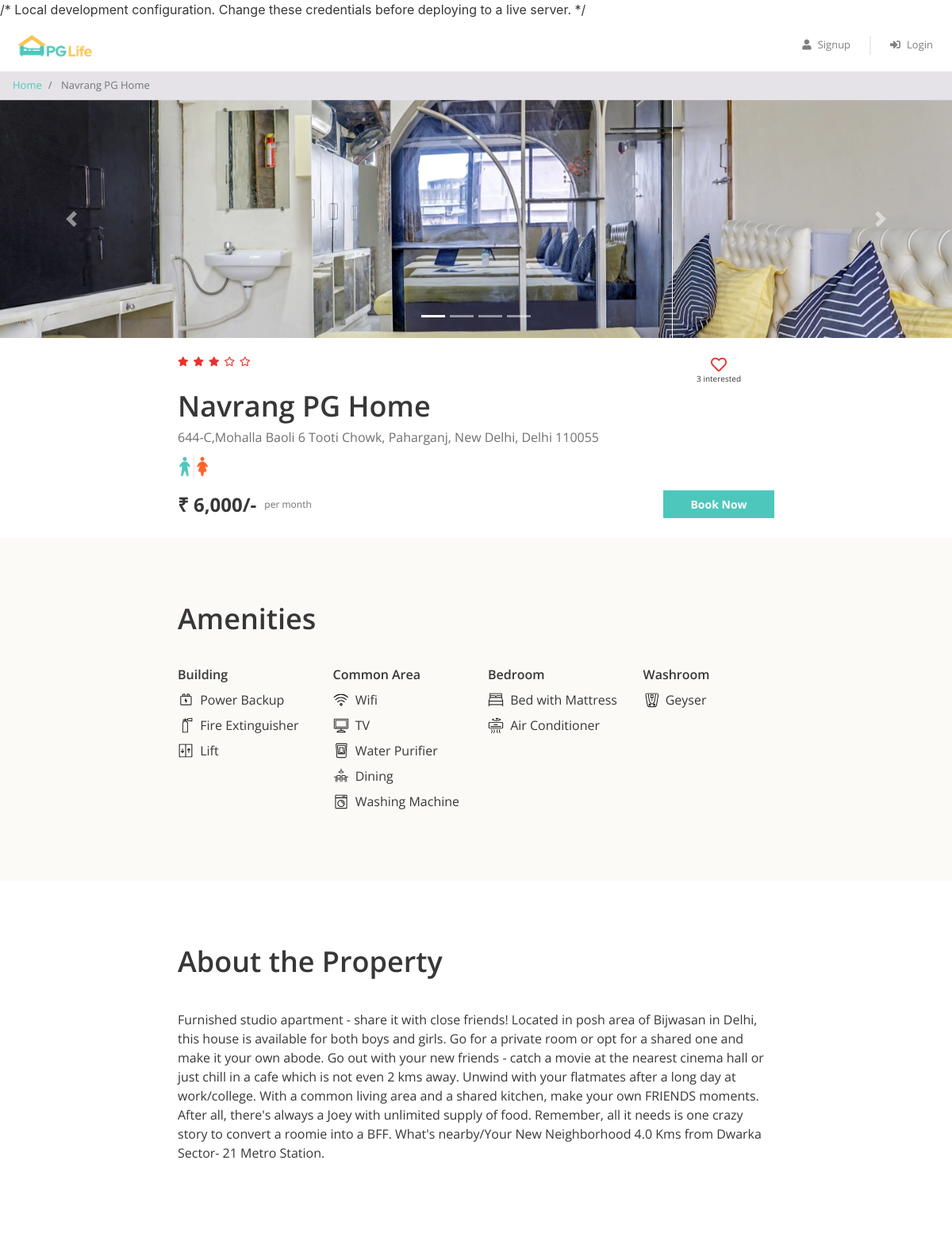
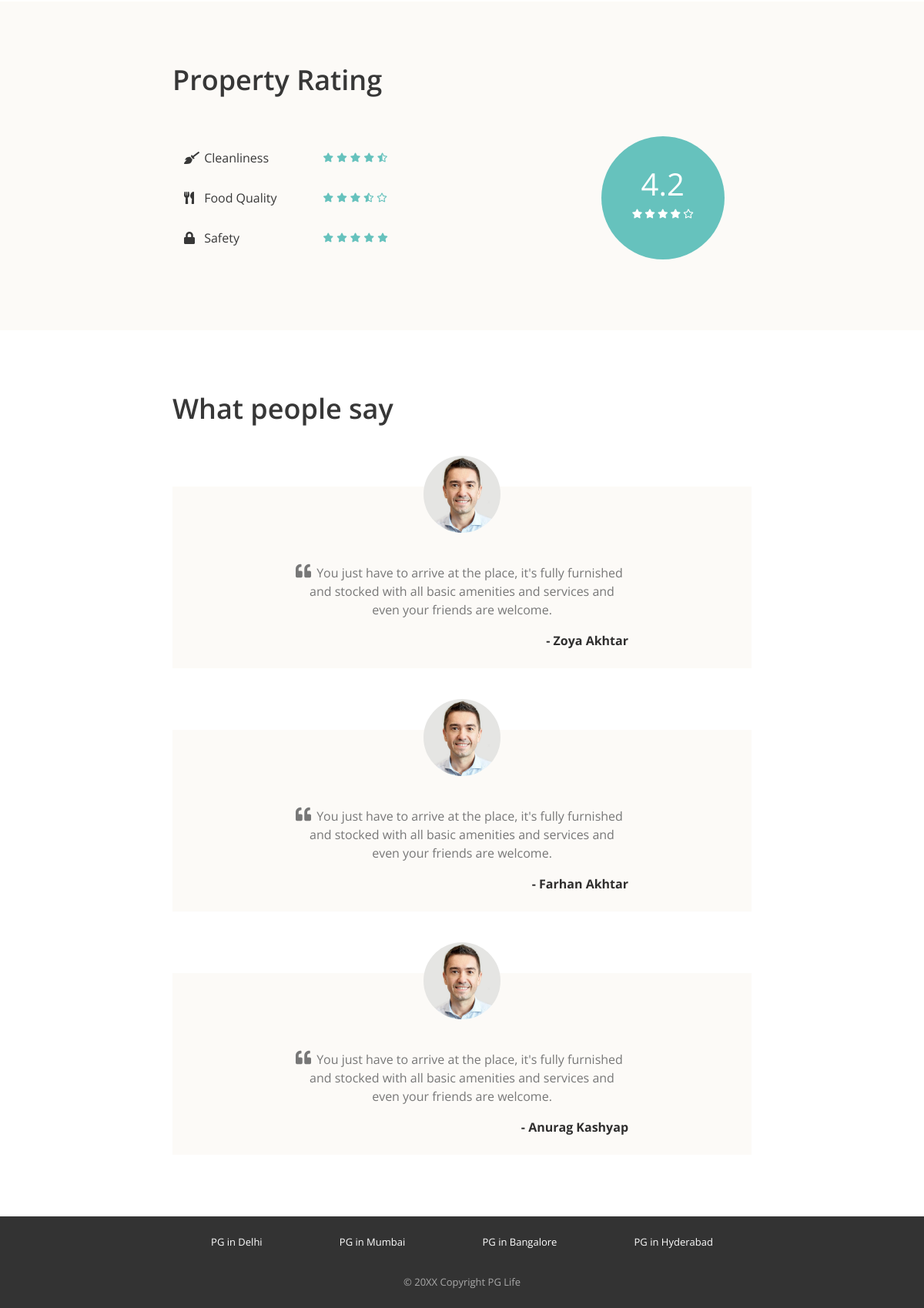
Screenshot of /property_detail.php?property_id=2 with the database file from the repository (2 pictures, top to bottom).
### tables this page shows
CREATE TABLE `properties` (
  `id` int(11) NOT NULL,
  `city_id` int(11) NOT NULL,
  `name` varchar(100) NOT NULL,
  `address` varchar(255) NOT NULL,
  `description` longtext NOT NULL,
  `gender` enum('male','female','unisex') NOT NULL,
  `rent` int(11) NOT NULL,
  `rating_clean` float(2,1) NOT NULL,
  `rating_food` float(2,1) NOT NULL,
  `rating_safety` float(2,1) NOT NULL
);

CREATE TABLE `amenities` (
  `id` int(11) NOT NULL,
  `name` varchar(100) NOT NULL,
  `type` varchar(100) NOT NULL,
  `icon` varchar(30) NOT NULL
);

CREATE TABLE `testimonials` (
  `id` int(11) NOT NULL,
  `property_id` int(11) NOT NULL,
  `user_name` varchar(100) NOT NULL,
  `content` longtext NOT NULL
);

### property_detail.php (the view, shortened to what this page needs)
<?php
require "includes/database_connect.php";
$user_id = isset($_SESSION['user_id']) ? $_SESSION['user_id'] : NULL;
$property_id = $_GET['property_id'];
$sql = "SELECT * FROM properties WHERE id='$property_id'";
$result = mysqli_query($conn, $sql);
$property = mysqli_fetch_assoc($result);
$property_images = glob("img/properties/" . $property['id'] . "/*");
$sql = "SELECT a.*
        FROM amenities a
        INNER JOIN properties_amenities pa
        ON a.id = pa.amenity_id
        WHERE pa.property_id = $property_id";
$result = mysqli_query($conn, $sql);
$amenities = mysqli_fetch_all($result, MYSQLI_ASSOC);
$sql = "SELECT * FROM testimonials
        WHERE property_id = $property_id";
$result = mysqli_query($conn, $sql);
$testimonials = mysqli_fetch_all($result, MYSQLI_ASSOC);
?>
<!DOCTYPE html>
<html lang="en">
<head>
    <?php include "includes/head_links.php"; ?>
    <link href="css/property_detail.css" rel="stylesheet">
</head>
<body>
    <?php
include "includes/header.php";
?>
   <nav aria-label="breadcrumb">
    <ol class="breadcrumb py-2">
        <li class="breadcrumb-item">
            <a href="index.php">Home</a>
        </li>
        <li class="breadcrumb-item active" aria-current="page">
            <?php echo $property['name']; ?>
        </li>
    </ol>
</nav>
    <div id="property-images" class="carousel slide" data-ride="carousel">
       <ol class="carousel-indicators">
<?php foreach ($property_images as $index => $image) { ?>
<li data-target="#property-images"
    data-slide-to="<?php echo $index; ?>"
    class="<?php if($index == 0) echo 'active'; ?>">
</li>
<?php } ?>
</ol>
        <div class="carousel-inner">
<?php foreach ($property_images as $index => $image) { ?>
<div class="carousel-item <?php if($index == 0) echo 'active'; ?>">
    <img class="d-block w-100" src="<?php echo $image; ?>" alt="slide">
</div>
<?php } ?>
</div>
        <a class="carousel-control-prev" href="#property-images" role="button" data-slide="prev">
            <span class="carousel-control-prev-icon" aria-hidden="true"></span>
        </a>
        <a class="carousel-control-next" href="#property-images" role="button" data-slide="next">
            <span class="carousel-control-next-icon" aria-hidden="true"></span>
        </a>
    </div>
    <div class="property-summary page-container">
        <div class="row no-gutters justify-content-between">
            <?php
$rating = (
    $property['rating_clean'] +
    $property['rating_food'] +
    $property['rating_safety']
) / 3;
?>
<div class="star-container" title="<?php echo round($rating, 1); ?>">
<?php
$fullStars = floor($rating);
for($i=1; $i<=$fullStars; $i++){
    echo '<i class="fas fa-star"></i>';
}
while($fullStars < 5){
    echo '<i class="far fa-star"></i>';
    $fullStars++;
}
?>
</div>
            <div class="interested-container">
               <i id="interested-button-<?php echo $property_id; ?>"
   class="is-interested-image far fa-heart interested-button"
   data-property="<?php echo $property_id; ?>">
</i>
                <div class="interested-text">
                   <span id="interested-user-count-<?php echo $property_id; ?>" class="interested-user-count">
    <?php
    $sql = "SELECT COUNT(*) AS interested_users
            FROM interested_users_properties
            WHERE property_id=" . $property['id'];
    $result = mysqli_query($conn, $sql);
    $interested_users = mysqli_fetch_assoc($result);
    echo $interested_users['interested_users'];
    ?>
</span> interested
                </div>
            </div>
        </div>
        <div class="detail-container">
            <div class="property-name">
    <?php echo $property['name']; ?>
</div>
            <div class="property-address">
    <?php echo $property['address']; ?>
</div>
            <div class="property-gender">
                <img src="img/<?php echo $property['gender']; ?>.png" />
            </div>
        </div>
        <div class="row no-gutters">
            <div class="rent-container col-6">
              <div class="rent">
    ₹ <?php echo number_format($property['rent']); ?>/-
</div>
                <div class="rent-unit">per month</div>
            </div>
            <div class="button-container col-6">
             <?php if($user_id == NULL) { ?>
<a href="#" class="btn btn-primary"
   data-toggle="modal"
   data-target="#login-modal">
    Book Now
</a>
<?php } ?>
            </div>
        </div>
    </div>
    <div class="property-amenities">
    <div class="page-container">
        <h1>Amenities</h1>
        <div class="row">
<?php
$types = array("Building", "Common Area", "Bedroom", "Washroom");
foreach($types as $type)
{
?>
<div class="col-md-3">
    <h5><?php echo $type; ?></h5>
<?php
foreach($amenities as $amenity)
{
    if($amenity['type'] == $type)
    {
?>
<div class="amenity-container">
    <img src="img/amenities/<?php echo $amenity['icon']; ?>.svg">
    <span><?php echo $amenity['name']; ?></span>
</div>
<?php
    }
}
?>
</div>
<?php
}
?>
        </div>
    </div>
</div>
    <div class="property-about page-container">
        <h1>About the Property</h1>
       <p>
    <?php echo $property['description']; ?>
</p>
    </div>
    <div class="property-rating">
        <div class="page-container">
            <h1>Property Rating</h1>
            <div class="row align-items-center justify-content-between">
                <div class="col-md-6">
                    <div class="rating-criteria row">
                        <div class="col-6">
                            <i class="rating-criteria-icon fas fa-broom"></i>
                            <span class="rating-criteria-text">Cleanliness</span>
                        </div>
                        <div class="rating-criteria-star-container col-6" title="4.3">
                            <i class="fas fa-star"></i>
                            <i class="fas fa-star"></i>
                            <i class="fas fa-star"></i>
                            <i class="fas fa-star"></i>
                            <i class="fas fa-star-half-alt"></i>
                        </div>
                    </div>
                    <div class="rating-criteria row">
                        <div class="col-6">
                            <i class="rating-criteria-icon fas fa-utensils"></i>
                            <span class="rating-criteria-text">Food Quality</span>
                        </div>
                        <div class="rating-criteria-star-container col-6" title="3.4">
                            <i class="fas fa-star"></i>
                            <i class="fas fa-star"></i>
                            <i class="fas fa-star"></i>
                            <i class="fas fa-star-half-alt"></i>
                            <i class="far fa-star"></i>
                        </div>
                    </div>
                    <div class="rating-criteria row">
                        <div class="col-6">
                            <i class="rating-criteria-icon fa fa-lock"></i>
                            <span class="rating-criteria-text">Safety</span>
                        </div>
                        <div class="rating-criteria-star-container col-6" title="4.8">
                            <i class="fas fa-star"></i>
                            <i class="fas fa-star"></i>
                            <i class="fas fa-star"></i>
                            <i class="fas fa-star"></i>
                            <i class="fas fa-star"></i>
                        </div>
                    </div>
                </div>
                <div class="col-md-4">
                    <div class="rating-circle">
                        <div class="total-rating">4.2</div>
                        <div class="rating-circle-star-container">
                            <i class="fas fa-star"></i>
                            <i class="fas fa-star"></i>
                            <i class="fas fa-star"></i>
                            <i class="fas fa-star"></i>
                            <i class="far fa-star"></i>
                        </div>
                    </div>
                </div>
            </div>
        </div>
    </div>
<div class="property-testimonials page-container">
    <h1>What people say</h1>
    <?php foreach($testimonials as $testimonial){ ?>
    <div class="testimonial-block">
        <div class="testimonial-image-container">
            <img class="testimonial-img" src="img/man.png">
        </div>
        <div class="testimonial-text">
            <i class="fa fa-quote-left"></i>
            <p><?php echo $testimonial['content']; ?></p>
        </div>
        <div class="testimonial-name">
            - <?php echo $testimonial['user_name']; ?>
        </div>
    </div>
    <?php } ?>
</div>
    <div class="footer">
        <div class="page-container footer-container">
            <div class="footer-cities">
                <div class="footer-city">
                    <a href="property_list.php">PG in Delhi</a>
                </div>
                <div class="footer-city">
                    <a href="property_list.php">PG in Mumbai</a>
                </div>
                <div class="footer-city">
                    <a href="property_list.php">PG in Bangalore</a>
                </div>
                <div class="footer-city">
                    <a href="property_list.php">PG in Hyderabad</a>
                </div>
            </div>
            <div class="footer-copyright">© 20XX Copyright PG Life </div>
        </div>
    </div>
</body>
</html>

### css/common.css (style rules this page uses)
* { box-sizing: border-box; font-family: 'Open Sans', sans-serif; }
body { color: #373737; font-size: 16px; position: relative; }
h1, h2, h3, h4, h5, h6 { font-weight: 600; }
h1 { font-size: 36px; margin-bottom: 40px; }
h5 { font-size: 16px; margin-bottom: 10px; }
.btn-primary, .btn-warning, .btn-danger { color: white; font-weight: bold; }
.breadcrumb { background-color: #e5e3e8; font-size: 13px; border-radius: 0px; margin-bottom: 0px; }
.page-container { max-width: 800px; padding: 80px 24px; margin: auto; }
.footer { background-color: #333333; font-size: 13px; }
.footer-container { padding: 24px; }
.footer-cities { display: flex; flex-wrap: wrap; justify-content: space-around; }
.footer-city { margin-bottom: 8px; text-align: center; }
.footer-city a { color: #ffffff; }
.footer-copyright { color: #a9a9a9; text-align: center; padding-top: 24px; }

### css/property_detail.css (style rules this page uses)
.carousel img { height: 300px; object-fit: cover; }
.property-summary { padding: 24px; }
.property-amenities, .property-rating { background-color: #fcfaf7; }
.star-container i { color: #EA322E; font-size: 12px; margin-right: 6px; }
.interested-container { text-align: center; padding-right: 42px; }
.interested-container i { color: #EA322E; font-size: 20px; cursor: pointer; }
.interested-text { font-size: 10px; }
.detail-container { padding-bottom: 10px; }
.property-name { font-size: 36px; font-weight: 600; }
.property-address { color: #6f6f6f; font-size: 16px; padding-bottom: 5px; }
.property-gender img { width: 40px; }
.rent-container { display: flex; align-items: center; }
.rent { font-size: 24px; font-weight: bold; padding-right: 10px; }
.rent-unit { color: #6f6f6f; font-size: 12px; }
.button-container .btn { font-size: 14px; border-radius: 0px; width: 140px; float: right; }
.amenity-container { margin: 8px 0px; }
.amenity-container img { height: 20px; margin-top: -4px; margin-right: 4px; }
.rating-criteria { margin: 28px 0px; }
.rating-criteria-icon { width: 14px; }
.rating-criteria-text { margin-left: 8px; }
.rating-criteria-star-container { margin-top: -2px; }
.rating-criteria-star-container i { color: #66C2BD; font-size: 12px; }
.rating-circle { background-color: #66C2BD; color: white; text-align: center; height: 160px; width: 160px; border-radius: 50%; padding-top: 32px; margin: auto; }
.total-rating { font-size: 40px; }
.rating-circle-star-container { font-size: 12px; }
.testimonial-block { background-color: #fcfaf7; padding: 0px 160px 24px; margin-top: 80px; }
.testimonial-image-container { text-align: center; }
.testimonial-img { width: 100px; border-radius: 50%; position: relative; top: -40px; }
.testimonial-text { color: #777777; text-align: center; position: relative; }
.testimonial-text i { font-size: 20px; position: absolute; left: 0px; top: 0px; }
.testimonial-text p { text-indent: 20px; }
.testimonial-name { color: #2F2E2E; text-align: right; font-weight: bold; margin-top: 12px; }

### rows the page displays
properties: name "Navrang PG Home", address "644-C,Mohalla Baoli 6 Tooti Chowk, Paharganj, New Delhi, Delhi 110055", gender (picture), rent "6,000", description "Furnished studio apartment - share it with close friends! Located in posh area of Bijwasan in Delhi, this house is available for both boys and girls. Go for a private room or opt for a shared one and make it your own abode. Go out with your new friends - catch a movie at the nearest cinema hall or just chill in a cafe which is not even 2 kms away. Unwind with your flatmates after a long day at work/college. With a common living area and a shared kitchen, make your own FRIENDS moments. After all, there's always a Joey with unlimited supply of food. Remember, all it needs is one crazy story to convert a roomie into a BFF. What's nearby/Your New Neighborhood 4.0 Kms from Dwarka Sector- 21…"
amenities: icon (picture), name "Power Backup"
amenities: icon (picture), name "Fire Extinguisher"
amenities: icon (picture), name "Lift"
amenities: icon (picture), name "Wifi"
amenities: shows a picture, name "TV"
amenities: icon (picture), name "Water Purifier"
amenities: icon (picture), name "Dining"
amenities: icon (picture), name "Washing Machine"
amenities: shows a picture, name "Bed with Mattress"
amenities: shows a picture, name "Air Conditioner"
amenities: icon (picture), name "Geyser"
testimonials: content "You just have to arrive at the place, it's fully furnished and stocked with all basic amenities and services and even your friends are welcome.", user_name "Zoya Akhtar"
testimonials: content "You just have to arrive at the place, it's fully furnished and stocked with all basic amenities and services and even your friends are welcome.", user_name "Farhan Akhtar"
testimonials: content "You just have to arrive at the place, it's fully furnished and stocked with all basic amenities and services and even your friends are welcome.", user_name "Anurag Kashyap"

### other values shown
$interested_users['interested_users'] "3"
$type "Building"
$type "Common Area"
$type "Bedroom"
$type "Washroom"
